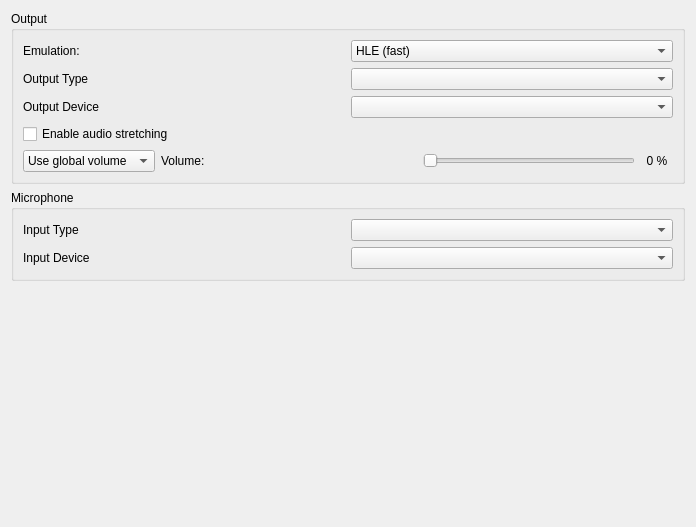
<?xml version="1.0" encoding="UTF-8"?>
<ui version="4.0">
 <class>ConfigureAudio</class>
 <widget class="QWidget" name="ConfigureAudio">
  <property name="geometry">
   <rect>
    <x>0</x>
    <y>0</y>
    <width>696</width>
    <height>527</height>
   </rect>
  </property>
  <layout class="QVBoxLayout">
   <item>
    <widget class="QGroupBox" name="groupBox">
     <property name="title">
      <string>Output</string>
     </property>
     <layout class="QVBoxLayout">
      <item>
      <widget class="QWidget" name="widget_emulation" native="true">
        <layout class="QHBoxLayout" name="horizontalLayout_emulation">
            <property name="leftMargin">
            <number>0</number>
            </property>
            <property name="topMargin">
            <number>0</number>
            </property>
            <property name="rightMargin">
            <number>0</number>
            </property>
            <property name="bottomMargin">
            <number>0</number>
            </property>
            <item>
            <widget class="QLabel" name="label_emulation">
            <property name="text">
            <string>Emulation:</string>
            </property>
            </widget>
            </item>
            <item>
            <widget class="QComboBox" name="emulation_combo_box">
            <item>
            <property name="text">
                <string>HLE (fast)</string>
            </property>
            </item>
            <item>
            <property name="text">
                <string>LLE (accurate)</string>
            </property>
            </item>
            <item>
            <property name="text">
                <string>LLE multi-core</string>
            </property>
            </item>
            </widget>
            </item>
        </layout>
       </widget>
      </item>
      <item>
       <layout class="QHBoxLayout" name="output_type_layout">
        <item>
         <widget class="QLabel" name="output_type_label">
          <property name="text">
           <string>Output Type</string>
          </property>
         </widget>
        </item>
        <item>
         <widget class="QComboBox" name="output_type_combo_box"/>
        </item>
       </layout>
      </item>
      <item>
       <layout class="QHBoxLayout" name="output_device_layout">
        <item>
         <widget class="QLabel" name="output_device_label">
          <property name="text">
           <string>Output Device</string>
          </property>
         </widget>
        </item>
        <item>
         <widget class="QComboBox" name="output_device_combo_box"/>
        </item>
       </layout>
      </item>
      <item>
       <widget class="QCheckBox" name="toggle_audio_stretching">
        <property name="toolTip">
         <string>This post-processing effect adjusts audio speed to match emulation speed and helps prevent audio stutter. This however increases audio latency.</string>
        </property>
        <property name="text">
         <string>Enable audio stretching</string>
        </property>
       </widget>
      </item>
      <item>
       <widget class="QWidget" name="volume_layout" native="true">
        <layout class="QHBoxLayout" name="horizontalLayout_2">
         <property name="leftMargin">
          <number>0</number>
         </property>
         <property name="topMargin">
          <number>0</number>
         </property>
         <property name="rightMargin">
          <number>0</number>
         </property>
         <property name="bottomMargin">
          <number>0</number>
         </property>
         <item>
          <widget class="QComboBox" name="volume_combo_box">
           <item>
            <property name="text">
             <string>Use global volume</string>
            </property>
           </item>
           <item>
            <property name="text">
             <string>Set volume:</string>
            </property>
           </item>
          </widget>
         </item>
         <item>
          <widget class="QLabel" name="volume_label">
           <property name="text">
            <string>Volume:</string>
           </property>
          </widget>
         </item>
         <item>
          <spacer name="horizontalSpacer">
           <property name="orientation">
            <enum>Qt::Horizontal</enum>
           </property>
           <property name="sizeHint" stdset="0">
            <size>
             <width>30</width>
             <height>20</height>
            </size>
           </property>
          </spacer>
         </item>
         <item>
          <widget class="QSlider" name="volume_slider">
           <property name="sizePolicy">
            <sizepolicy hsizetype="Expanding" vsizetype="Fixed">
             <horstretch>0</horstretch>
             <verstretch>0</verstretch>
            </sizepolicy>
           </property>
           <property name="maximum">
            <number>100</number>
           </property>
           <property name="pageStep">
            <number>5</number>
           </property>
           <property name="orientation">
            <enum>Qt::Horizontal</enum>
           </property>
          </widget>
         </item>
         <item>
          <widget class="QLabel" name="volume_indicator">
           <property name="minimumSize">
            <size>
             <width>32</width>
             <height>0</height>
            </size>
           </property>
           <property name="text">
            <string>0 %</string>
           </property>
           <property name="alignment">
            <set>Qt::AlignCenter</set>
           </property>
          </widget>
         </item>
        </layout>
       </widget>
      </item>
     </layout>
    </widget>
   </item>
   <item>
    <widget class="QGroupBox" name="input_layout">
     <property name="title">
      <string>Microphone</string>
     </property>
     <layout class="QVBoxLayout" name="verticalLayout">
      <item>
       <layout class="QHBoxLayout" name="horizontalLayout">
        <item>
         <widget class="QLabel" name="input_type_label">
          <property name="text">
           <string>Input Type</string>
          </property>
         </widget>
        </item>
        <item>
         <widget class="QComboBox" name="input_type_combo_box"/>
        </item>
       </layout>
      </item>
      <item>
       <layout class="QHBoxLayout" name="horizontalLayout_3">
        <item>
         <widget class="QLabel" name="input_device_label">
          <property name="text">
           <string>Input Device</string>
          </property>
         </widget>
        </item>
        <item>
         <widget class="QComboBox" name="input_device_combo_box"/>
        </item>
       </layout>
      </item>
     </layout>
    </widget>
   </item>
   <item>
    <spacer>
     <property name="orientation">
      <enum>Qt::Vertical</enum>
     </property>
     <property name="sizeHint" stdset="0">
      <size>
       <width>167</width>
       <height>55</height>
      </size>
     </property>
    </spacer>
   </item>
  </layout>
 </widget>
 <tabstops>
  <tabstop>emulation_combo_box</tabstop>
  <tabstop>toggle_audio_stretching</tabstop>
  <tabstop>volume_slider</tabstop>
  <tabstop>output_type_combo_box</tabstop>
  <tabstop>output_device_combo_box</tabstop>
  <tabstop>input_type_combo_box</tabstop>
  <tabstop>input_device_combo_box</tabstop>
 </tabstops>
 <resources/>
 <connections/>
</ui>
